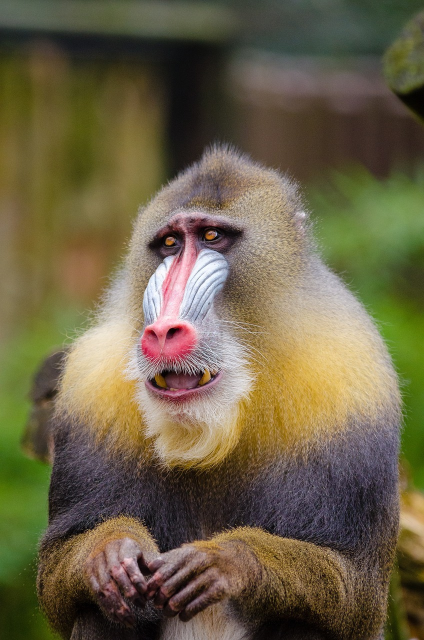
#> input picture Lec 22/completion-code/mandrill.jpg, 848 x 1280 px (shown at 1/2 size)
$ python 3-image-section-referencing.py
#> lines starting #> are read from the running program, lines starting #| are printed output that depends on the picture
#E Working with Images

import matplotlib.pyplot as plt

# Loading the image
img = plt.imread('mandrill.jpg')
#> img is the input picture: shape (1280, 848, 3); mean R, G, B 108.3, 98.3, 71.6
plt.subplot(1,2,1)
plt.imshow(img)
plt.title('Full Image')

#Cropping the image
plt.subplot(1,2,2)
img2 = img[300:900, 200:600, :]
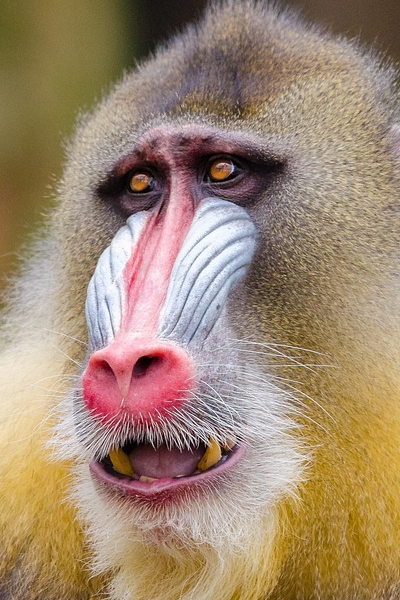
#> img2: shape (600, 400, 3); mean R, G, B 160.2, 136.8, 113.7
plt.imshow(img2)
plt.title('Cropped Image')

#Saving the cropped image
plt.imsave('mandrill-face.jpg', img2)
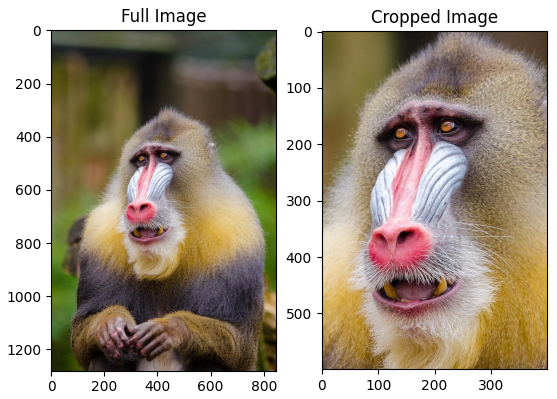
#> figure drawn by matplotlib, 2 panels
